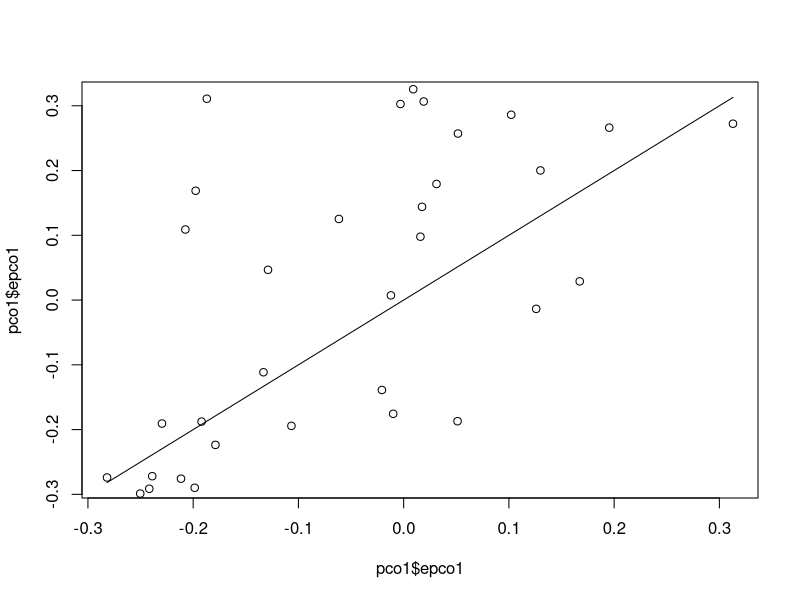

Reproduce this figure in R.
library(dplyr)
controls_scores <-read.csv('final-project/models/winter_controls_species_scores.csv',
                           stringsAsFactors = F)
exclosures_scores <- read.csv('final-project/models/winter_exclosures_species_scores.csv',
                              stringsAsFactors = F)

colnames(controls_scores) <- c('species', 'cpco1', 'pc02')
colnames(exclosures_scores) <- c('species', 'epco1', 'pc02')

exclosures_scores <- select(exclosures_scores, species, epco1)

pco1 <- controls_scores %>%
  select(species, cpco1) %>%
  inner_join(exclosures_scores, by = 'species')

plot(pco1$epco1, pco1$epco1, type = 'l')
points(pco1$epco1,pco1$cpco1)


controls_impt <- controls_scores %>%
  select(species, cpco1) %>%
  mutate(c_abs_score = abs(cpco1)) %>%
  arrange(desc(c_abs_score))


exclosures_impt <- exclosures_scores %>%
  select(species, epco1) %>%
  mutate(e_abs_score = abs(epco1)) %>%
  arrange(desc(e_abs_score))

head(controls_impt)
head(exclosures_impt)

impt <- full_join(exclosures_impt, controls_impt, by = 'species')
